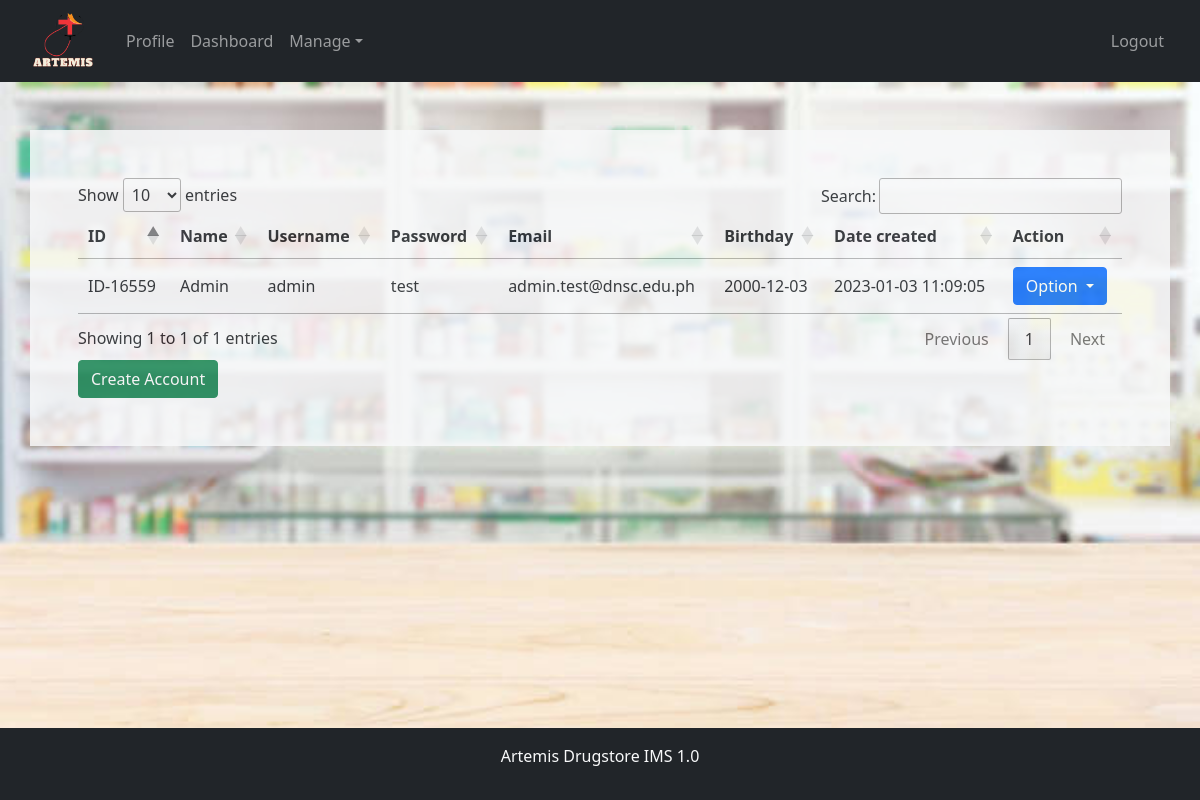
The page /accounts.php on the database its author committed.
### tables this page shows
CREATE TABLE `user_table` (
  `id` int(11) NOT NULL,
  `user_id` varchar(30) NOT NULL,
  `user_name` varchar(30) NOT NULL,
  `user_username` varchar(30) NOT NULL,
  `user_password` varchar(30) NOT NULL,
  `user_email` varchar(30) NOT NULL,
  `user_birthday` date NOT NULL,
  `user_acquisition` datetime NOT NULL
);

### accounts.php (the view, shortened to what this page needs)
<?php
    require_once("database.php");
?>
<!DOCTYPE html>
<head>
    <link rel="stylesheet" href="add_category.php">
    <link href="https://cdn.jsdelivr.net/npm/bootstrap@5.1.3/dist/css/bootstrap.min.css" rel="stylesheet">
    <link href="https://cdn.datatables.net/1.11.5/css/jquery.dataTables.min.css" rel="stylesheet">
    <link rel="stylesheet" href="https://cdn.jsdelivr.net/npm/bootstrap-icons@1.8.1/font/bootstrap-icons.css">
</head>
<body class="d-flex flex-column min-vh-100" style="background-position: center;
  background-repeat: no-repeat; background-size: cover; background-image: url(img/pharmacyback.jpg);">
    <nav class="navbar navbar-expand-sm navbar-dark bg-dark p-3">
        <div class="container-fluid">
        <img class="mr-5"src="img/artemis.png"
        style="width:70px; height:70px; margin-top:-10px; margin-bottom:-10px; margin-right:20px; ">
            <div class="collapse navbar-collapse nav " id="mynavbar">
                <ul class="navbar-nav">
                    <li class="nav-item">
                        <a class="nav-link" href="profile.php">Profile</a>
                    </li>
                    <li class="nav-item">
                        <a class="nav-link" href="dashboard.php">Dashboard</a>
                    </li>
                    <li class="nav-item dropdown">
                        <a class="nav-link dropdown-toggle" href="#" id="navbarDarkDropdownMenuLink" role="button" data-bs-toggle="dropdown" aria-expanded="false">Manage</a>
                    </li>
                </ul>
            </div>
            <div class="collapse navbar-collapse nav justify-content-end">
                <ul class="navbar-nav">
                    <li class="nav-item ">
                        <a class="nav-link nav-dark nav" onclick="gotoNewPage()">Logout</a>
                    </li>
                </ul>
            </div>
        </div>
    </nav>
    <div class="container bg-light mt-5 p-5" style="opacity:0.85;">
        <table class="" id="view_table">
            <thead>
                <tr class="text-start" style="font-weight: bold;">
                    <th>ID</th>
                    <th>Name</th>
                    <th>Username</th>
                    <th>Password</th>
                    <th>Email</th>
                    <th>Birthday</th>
                    <th>Date created</th>
                    <th>Action</th>
                </tr>
            </thead>
            <tbody>
                <?php
                    $sql = "SELECT * from user_table";
                    $query = mysqli_query($connection, $sql);
                    while($row = mysqli_fetch_assoc($query))
                    {
                        $user_id = $row['user_id'];
                        $user_name = $row['user_name'];
                        $user_username = $row['user_username'];
                        $user_password = $row['user_password'];
                        $user_email = $row['user_email'];
                        $user_birthday = $row['user_birthday'];
                        $user_acquisition= $row['user_acquisition'];
                ?>
                    <tr>
                        <td><?php echo $user_id?></td>
                        <td><?php echo $user_name?></td>
                        <td><?php echo $user_username?></td>
                        <td><?php echo $user_password?></td>
                        <td><?php echo $user_email?></td>
                        <td><?php echo $user_birthday?></td>
                        <td><?php echo $user_acquisition?></td>
                        <td>
                            <div class="text-start">
                                <button id="SelectBtn"type="button" class="btn btn-primary dropdown-toggle" data-bs-toggle="dropdown">
                                Option
                                </button>
                            </div>
                        </td>
                    </tr>
                <?php } ?>
            </tbody>
        </table>
        <button class="btn btn-success" data-bs-toggle="modal" data-bs-target="#addModal">Create Account</button>
    </div>
    <footer class="bg-dark text-center text-white mt-auto">
        <div class="text-center p-3 text-light">
            <p>Artemis Drugstore IMS 1.0</p>
        </div>
    </footer>
</body>
</html>

### rows shown on the page
user_table: user "ID-16559", user_name "Admin", user_username "admin", user_password "test", user_email "admin.test@dnsc.edu.ph", user_birthday "2000-12-03", user_acquisition "2023-01-03 11:09:05"
